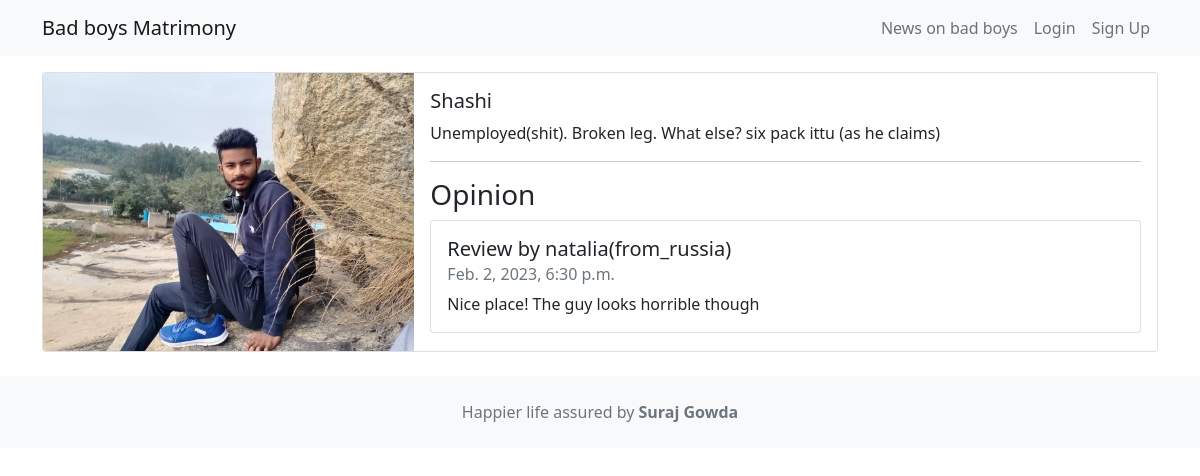
The app's page /list/1 with its own data.
### movie/models.py (models this page shows, shortened)
class Movie (models.Model):
    title = models.CharField(max_length=100)
    description = models.CharField(max_length=250)
    image = models.ImageField(upload_to='movie/images/')
    url = models.URLField(blank=True)

class Reviews(models.Model):
    text = models.CharField(max_length=200)
    date = models.DateTimeField(auto_now_add=True)
    user = models.ForeignKey(User, on_delete=models.CASCADE)
    movie = models.ForeignKey(Movie, on_delete=models.CASCADE)
    watchAgain = models.BooleanField()

### movie/views.py (the view)
# urls.py: path('<int:movie_id>', views.detail, name="detail"),
def detail(request, movie_id):
    movie = get_object_or_404(Movie, pk=movie_id)
    reviews = Reviews.objects.filter(movie=movie)
    return render(request, 'details.html', {'movie': movie, 'reviews': reviews})

### movie/templates/details.html (shortened to what this page needs)
{% extends 'base.html' %}
{% block content %}
<div class="card mb-3">
 <div class="row g-0">
 <div class="col-md-4">
 <img src="{{ movie.image.url }}" class="img-fluid rounded-start" alt="">
 </div>
 <div class="col-md-8">
 <div class="card-body">
 <h5 class="card-title">{{ movie.title }}</h5>
 <p class="card-text">{{ movie.description }}</p>
 <hr/>
 <h3>Opinion</h3>
 <ul class="list-group">
    {% for review in reviews %}
     <li class="list-group-item pb-3 pt-3">
         <h5 class="card-title"> Review by {{ review.user.username }} </h5>
         <h6 class="card-subtitle mb-2 text-muted"> {{ review.date }} </h6>
         <p class="card-text">{{ review.text }}</p>
 </li>
 {% endfor %}
 </ul>
 </div>
 </div>
 </div>
</div>
{% endblock content %}

### records on screen
Movie: image (picture), title "Shashi", description "Unemployed(shit). Broken leg. What else? six pack ittu (as he claims)"
Reviews: user.username "natalia(from_russia)", date "Feb. 2, 2023, 6:30 p.m.", text "Nice place! The guy looks horrible though"
